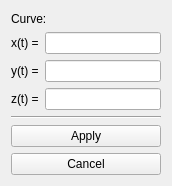
<?xml version="1.0" encoding="UTF-8"?>
<ui version="4.0">
 <class>Form</class>
 <widget class="QWidget" name="Form">
  <property name="geometry">
   <rect>
    <x>0</x>
    <y>0</y>
    <width>172</width>
    <height>186</height>
   </rect>
  </property>
  <property name="windowTitle">
   <string>Form</string>
  </property>
  <layout class="QVBoxLayout" name="verticalLayout">
   <item>
    <widget class="QLabel" name="label_4">
     <property name="text">
      <string>Curve:</string>
     </property>
    </widget>
   </item>
   <item>
    <layout class="QHBoxLayout" name="create_curve_layout">
     <item>
      <layout class="QVBoxLayout" name="verticalLayout_point1">
       <item>
        <layout class="QHBoxLayout" name="horizontalLayout">
         <item>
          <widget class="QLabel" name="label">
           <property name="text">
            <string>x(t) =</string>
           </property>
          </widget>
         </item>
         <item>
          <widget class="QLineEdit" name="input_x"/>
         </item>
        </layout>
       </item>
       <item>
        <layout class="QHBoxLayout" name="horizontalLayout_2">
         <item>
          <widget class="QLabel" name="label_2">
           <property name="text">
            <string>y(t) =</string>
           </property>
          </widget>
         </item>
         <item>
          <widget class="QLineEdit" name="input_y"/>
         </item>
        </layout>
       </item>
       <item>
        <layout class="QHBoxLayout" name="horizontalLayout_3">
         <item>
          <widget class="QLabel" name="label_3">
           <property name="text">
            <string>z(t) =</string>
           </property>
          </widget>
         </item>
         <item>
          <widget class="QLineEdit" name="input_z"/>
         </item>
        </layout>
       </item>
      </layout>
     </item>
    </layout>
   </item>
   <item>
    <widget class="Line" name="line">
     <property name="orientation">
      <enum>Qt::Horizontal</enum>
     </property>
    </widget>
   </item>
   <item>
    <widget class="QPushButton" name="applyButton">
     <property name="text">
      <string>Apply</string>
     </property>
    </widget>
   </item>
   <item>
    <widget class="QPushButton" name="cancelButton">
     <property name="text">
      <string>Cancel</string>
     </property>
    </widget>
   </item>
  </layout>
 </widget>
 <resources/>
 <connections/>
</ui>
